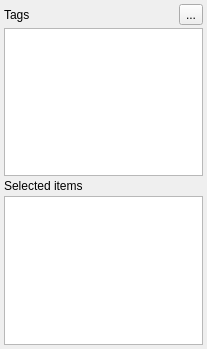
<ui version="4.0" >
 <class>MultiProperties</class>
 <widget class="QWidget" name="MultiProperties" >
  <property name="geometry" >
   <rect>
    <x>0</x>
    <y>0</y>
    <width>207</width>
    <height>349</height>
   </rect>
  </property>
  <property name="windowTitle" >
   <string>Form</string>
  </property>
  <layout class="QVBoxLayout" >
   <property name="spacing" >
    <number>3</number>
   </property>
   <property name="margin" >
    <number>4</number>
   </property>
   <item>
    <layout class="QHBoxLayout" >
     <property name="spacing" >
      <number>6</number>
     </property>
     <property name="margin" >
      <number>0</number>
     </property>
     <item>
      <widget class="QLabel" name="label_4" >
       <property name="text" >
        <string>Tags</string>
       </property>
      </widget>
     </item>
     <item>
      <spacer>
       <property name="orientation" >
        <enum>Qt::Horizontal</enum>
       </property>
       <property name="sizeHint" stdset="0" >
        <size>
         <width>40</width>
         <height>20</height>
        </size>
       </property>
      </spacer>
     </item>
     <item>
      <widget class="QToolButton" name="RemoveTagButton" >
       <property name="text" >
        <string>...</string>
       </property>
       <property name="icon" >
        <iconset resource="Icons/AllIcons.qrc" >
         <normaloff>:/Icons/small-remove.xpm</normaloff>:/Icons/small-remove.xpm</iconset>
       </property>
      </widget>
     </item>
    </layout>
   </item>
   <item>
    <widget class="QTableView" name="TagView" >
     <property name="tabKeyNavigation" >
      <bool>false</bool>
     </property>
    </widget>
   </item>
   <item>
    <widget class="QLabel" name="lbStatus" >
     <property name="text" >
      <string>Selected items</string>
     </property>
    </widget>
   </item>
   <item>
    <widget class="QListWidget" name="SelectionList" >
     <property name="selectionMode" >
      <enum>QAbstractItemView::ExtendedSelection</enum>
     </property>
    </widget>
   </item>
  </layout>
 </widget>
 <resources>
  <include location="Icons/AllIcons.qrc" />
 </resources>
 <connections/>
</ui>
